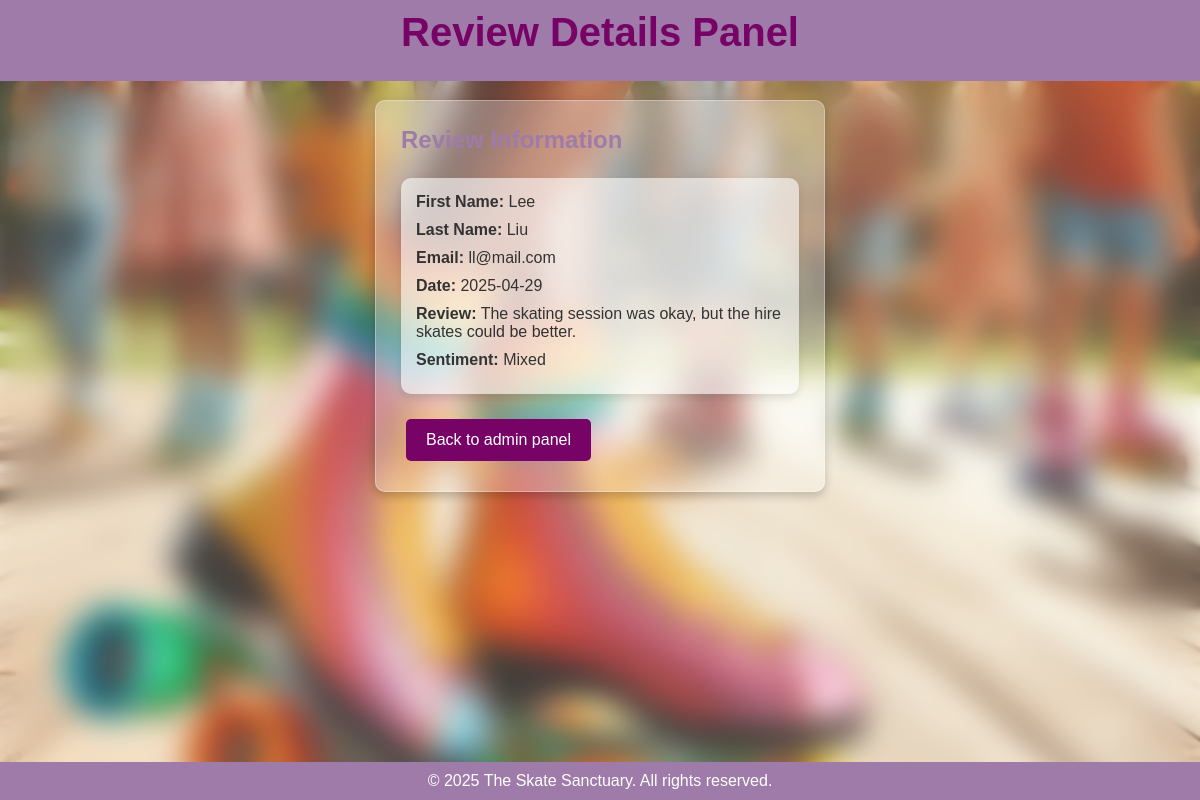
Screenshot of /review/6 (signed in) with the database file from the repository.
### app.py (models this page shows, shortened)
class Review(db.Model):
    id = db.Column(db.Integer, primary_key=True)
    firstName = db.Column(db.String(80), nullable=False)
    lastName = db.Column(db.String(80), nullable=False)
    email = db.Column(db.String(120), nullable=False)
    review = db.Column(db.Text, nullable=False)
    likes = db.Column(db.Integer, default=0)
    dislikes = db.Column(db.Integer, default=0)
    user_id = db.Column(db.Integer, db.ForeignKey('regular_user.id'), nullable=False)
    sentiment = db.Column(db.String(20), nullable=True)
    created_at = db.Column(db.DateTime, default=datetime.utcnow)
    updated_at = db.Column(db.DateTime, default=datetime.utcnow, onupdate=datetime.utcnow)

### app.py (the view)
@app.route("/review/<int:review_id>")
@login_required
def review_details(review_id):
    review = Review.query.get_or_404(review_id)
    return render_template("review_details.html", review=review)

### app.py (called while the page is built)
@login_manager.user_loader
def load_user(user_id):
    user_type = session.get('user_type')
    print(f"Loading user with ID: {user_id}, Type: {user_type}")
    if user_type == 'admin':
        return Admin.query.get(int(user_id))
    return RegularUser.query.get(int(user_id))

### templates/review_details.html (shortened to what this page needs)
<!DOCTYPE html>
<html lang="en">
<head>
    <link rel="stylesheet" href="{{ url_for('static', filename='style.css') }}">
</head>
<body>
    <div class="background-overlay"></div>
    <div class="container">
        <header>
            <h1>Review Details Panel</h1>
        </header>
        <section class="review-details">
            <h2>Review Information</h2>
            <div class="review-card">
                <p><strong>First Name:</strong> {{ review.firstName }}</p>
                <p><strong>Last Name:</strong> {{ review.lastName }}</p>
                <p><strong>Email:</strong> {{ review.email }}</p>
                <p><strong>Date:</strong> {{ review.created_at.strftime('%Y-%m-%d') }}</p>
                <p><strong>Review:</strong> {{ review.review }}</p>
                <p><strong>Sentiment:</strong> {{ review.sentiment or 'N/A' }}</p>
            </div>
            <a href="{{ url_for('admin') }}" class="btn">Back to admin panel</a>
        </section>
    </div>
    <footer>
        <p>&copy; 2025 The Skate Sanctuary. All rights reserved.</p>
    </footer>
</body>
</html>

### static/style.css (style rules this page uses)
* { margin: 0; padding: 0; box-sizing: border-box; }
body { font-family: Arial, sans-serif; background: url("/static/rollerskates.jpg") no-repeat center center fixed; background-size: cover; min-height: 100vh; padding-top: 80px; text-align: center; color: #333; position: relative; display: flex; flex-direction: column; }
.background-overlay { position: fixed; top: 0; left: 0; width: 100%; height: 100%; background: rgba(255, 255, 255, 0.1); backdrop-filter: blur(15px); -webkit-backdrop-filter: blur(15px); z-index: -1; }
header { background-color: #9F7BA9; padding: 10px 0; width: 100%; position: fixed; top: 0; left: 0; z-index: 1000; }
h1 { font-size: 2.5rem; margin-bottom: 1rem; color: #770366; }
h2 { font-size: 1.5rem; margin-bottom: 1.5rem; color: #9F7BA9; }
.download-link, .btn { background-color: #770366; color: white; padding: 12px 20px; text-decoration: none; font-size: 16px; border-radius: 5px; margin: 5px; display: inline-block; transition: background-color 0.3s ease; }
.review-card { background: rgba(255, 255, 255, 0.6); padding: 15px; border-radius: 10px; box-shadow: 0px 4px 8px rgba(0, 0, 0, 0.1); margin-bottom: 20px; text-align: left; }
.review-card p { margin-bottom: 10px; font-size: 16px; }
.review-details { width: 90%; max-width: 450px; padding: 25px; background: rgba(255, 255, 255, 0.3); box-shadow: 0px 4px 10px rgba(0, 0, 0, 0.2); border-radius: 10px; border: 1px solid rgba(255, 255, 255, 0.3); margin: 20px auto; text-align: left; }
footer { width: 100%; text-align: center; padding: 10px; background-color: #9F7BA9; color: white; margin-top: auto; }

### rows the page displays
Review: firstName "Lee", lastName "Liu", email "ll@mail.com", created_at "2025-04-29", review "The skating session was okay, but the hire skates could be better.", sentiment "Mixed"
